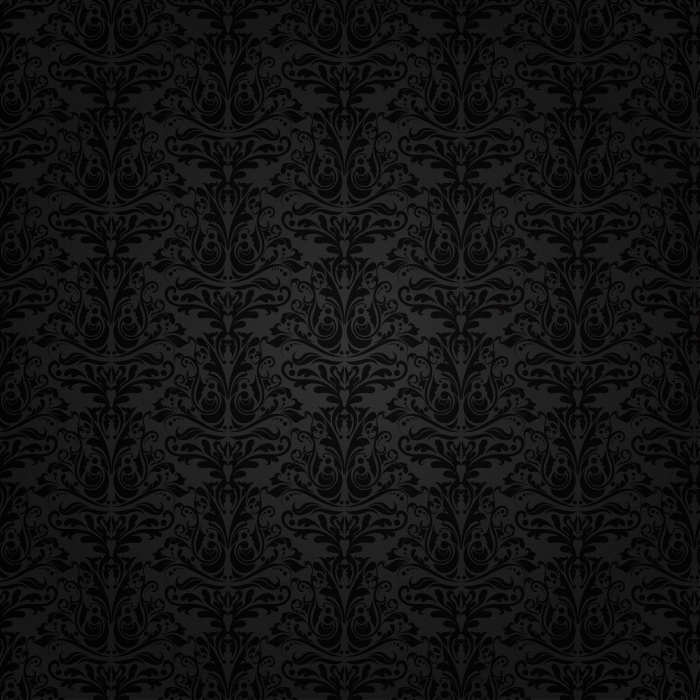
#> input picture กำลังเรียน/3401/code/images_week1/dark2.png, 700 x 700 px, found by its file name
$ jupyter execute enhancement_power_gamma.ipynb
#> lines starting #> are read from the running program, lines starting #| are printed output that depends on the picture
# Image Enhancement: Power-Law (Gamma) Transformation

This notebook introduces **power-law transformation**, commonly called **gamma correction**. It is a point operation used to adjust image brightness in a controlled way.

## Learning Objectives

After completing this notebook, students should be able to:

1. Explain the power-law transformation formula.
2. Describe the effect of different gamma values.
3. Read an image safely with OpenCV.
4. Apply gamma correction using NumPy.
5. Compare vectorized processing, pixel-by-pixel loops, and lookup tables.
6. Save an enhanced image correctly.

## 1. Power-Law Transformation

The power-law transformation is defined as:

$$
s = c r^\gamma
$$

where:

- $r$ is the input pixel intensity.
- $s$ is the output pixel intensity.
- $c$ is a scaling constant.
- $\gamma$ is the gamma value.

For an 8-bit image, pixel values are usually normalized from `[0, 255]` to `[0, 1]`, transformed, and then scaled back to `[0, 255]`:

$$
s = 255 \left(\frac{r}{255}\right)^\gamma
$$

## 2. Effect of Gamma Values

Gamma controls how brightness changes:

1. `gamma < 1` makes the image brighter.
2. `gamma = 1` keeps the image unchanged.
3. `gamma > 1` makes the image darker.

This transformation is useful when an image is too dark, too bright, or needs better visual contrast for observation.

## 3. Import Libraries and Define Helper Functions

OpenCV returns `None` when `cv2.imread()` cannot load an image. This can happen when the file path is wrong or the file does not exist.

Always check the loaded image before using it.

[cell 1]
from pathlib import Path

import cv2
import numpy as np
import matplotlib.pyplot as plt

IMAGE_DIR = Path("images")
OUT_DIR = Path("outs")
OUT_DIR.mkdir(exist_ok=True)


def read_image(fp, flags=cv2.IMREAD_GRAYSCALE):
#> called with flags = 0
    img = cv2.imread(str(fp), flags)
#> img: shape (700, 700); min 2, max 50, mean 17.9
#| type: <class 'numpy.ndarray'>
#| shape: (700, 700)
#| dtype: uint8
#| min, max: 2 50

    if img is None:
        raise FileNotFoundError(f"Image file not found: {fp}")

    return img


def gamma_transform(img, gamma):
#> called with gamma = 0.5
    img_float = img.astype(np.float32) / 255.0
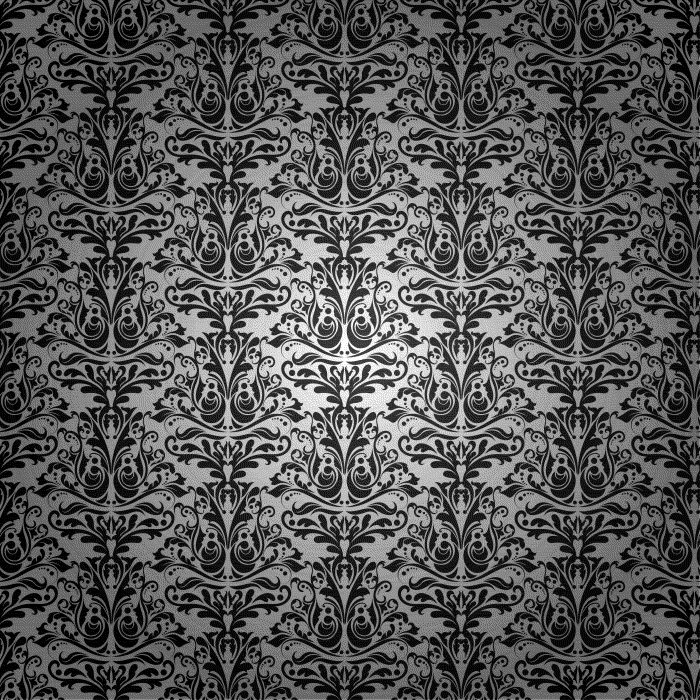
#> img_float: shape (700, 700) float32; min 0.00784, max 0.196, mean 0.0703; drawn with min black and max white
    corrected = 255.0 * (img_float ** gamma)
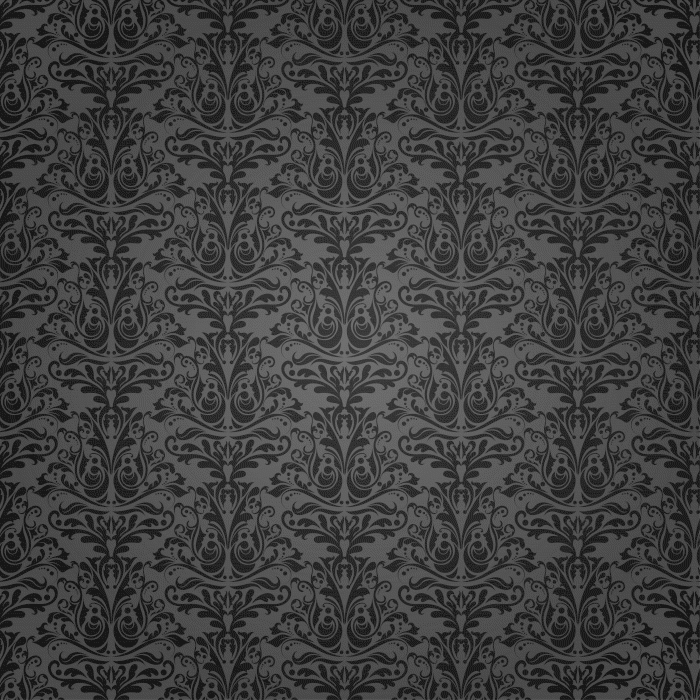
#> corrected: shape (700, 700) float32; min 22.58, max 112.9, mean 63.3
    return np.clip(corrected, 0, 255).astype(np.uint8)
#| original shape: (700, 700)
#| enhanced shape: (700, 700)
#| dtype: uint8


def show_gray_pair(original, transformed, title1="Original", title2="Enhanced"):
#> called with title1 = 'Original', title2 = 'Gamma = 0.5'
    fig, axes = plt.subplots(1, 2, figsize=(8, 4))

    axes[0].imshow(original, cmap="gray", vmin=0, vmax=255)
    axes[0].set_title(title1)
    axes[0].axis("off")

    axes[1].imshow(transformed, cmap="gray", vmin=0, vmax=255)
    axes[1].set_title(title2)
    axes[1].axis("off")

    plt.tight_layout()
    plt.show()
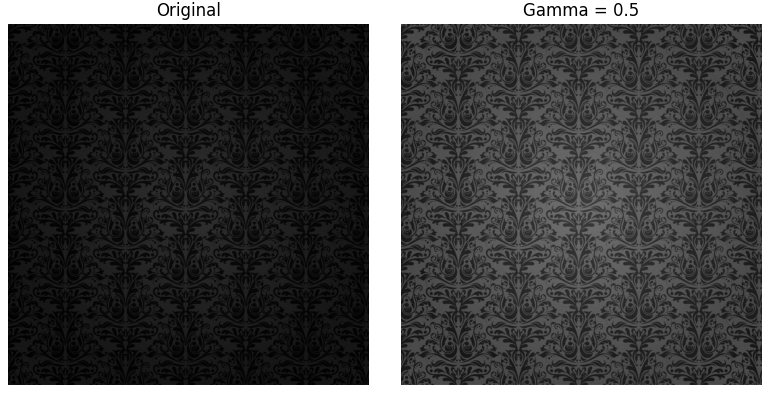
#> figure drawn by matplotlib, 2 panels

## 4. Read a Grayscale Image

The image `dark2.png` is used because gamma correction is easy to observe on a dark image.

[cell 2]
fp = IMAGE_DIR / "dark2.png"
img = read_image(fp, cv2.IMREAD_GRAYSCALE)

print("type:", type(img))
print("shape:", img.shape)
print("dtype:", img.dtype)
print("min, max:", img.min(), img.max())

plt.figure(figsize=(4, 4))
plt.imshow(img, cmap="gray", vmin=0, vmax=255)
plt.title("Original Image")
plt.axis("off")
plt.show()

## 5. Method I: Vectorized NumPy Operation

This is the recommended method for practical use. NumPy applies the formula to every pixel at once, so the code is short and efficient.

In this example, `gamma = 0.5`, so the image becomes brighter.

[cell 3]
gamma = 0.5
gamma_img = gamma_transform(img, gamma)

print("gamma:", gamma)
print("original shape:", img.shape)
print("enhanced shape:", gamma_img.shape)
print("dtype:", gamma_img.dtype)

show_gray_pair(img, gamma_img, title2=f"Gamma = {gamma}")

## 6. Compare Several Gamma Values

The best gamma value depends on the image and the purpose of enhancement. Viewing several values side by side helps students understand the effect of gamma.

[cell 4]
gamma_values = [0.4, 0.7, 1.0, 1.5, 2.2]

fig, axes = plt.subplots(1, len(gamma_values), figsize=(14, 3))

for ax, gamma_value in zip(axes, gamma_values):
    result = gamma_transform(img, gamma_value)
    ax.imshow(result, cmap="gray", vmin=0, vmax=255)
    ax.set_title(f"gamma = {gamma_value}")
    ax.axis("off")
#> this loop made 5 passes
#> pass 1, in gamma_transform (call 2), `corrected = 255.0 * (img_float ** gamma)`:
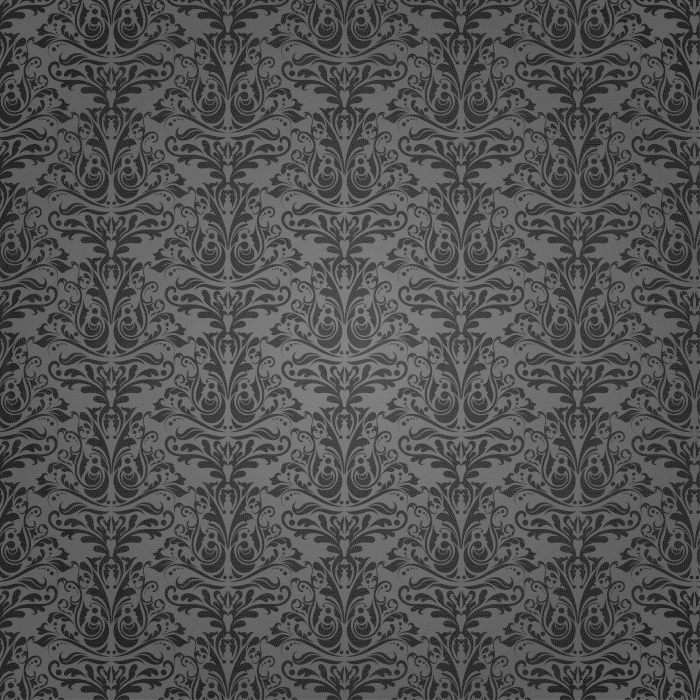
#> corrected: shape (700, 700) float32; min 36.67, max 132.9, mean 82.6
#> pass 2, in gamma_transform (call 3), `corrected = 255.0 * (img_float ** gamma)`:
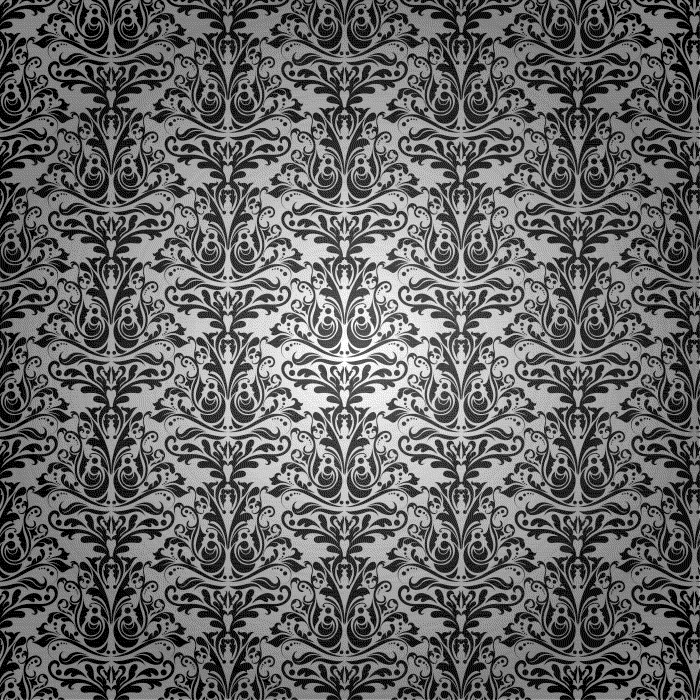
#> corrected: shape (700, 700) float32; min 8.56, max 81.52, mean 37.7; drawn with min black and max white
#> pass 2, `result = gamma_transform(img, gamma_value)`:
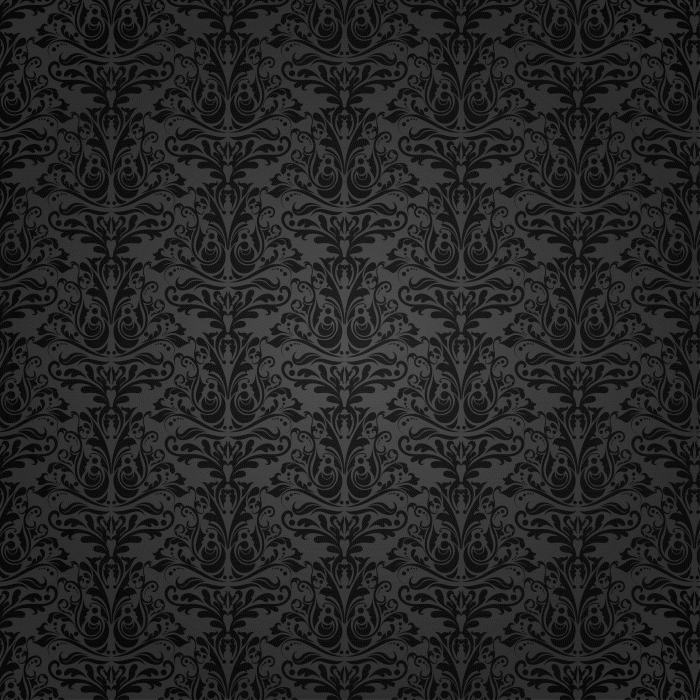
#> result: shape (700, 700); min 8, max 81, mean 37.2

plt.tight_layout()
plt.show()
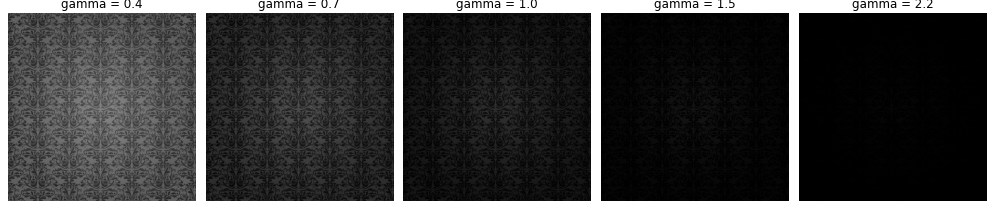
#> figure drawn by matplotlib, 5 panels

## 7. Save the Enhanced Image

`cv2.imwrite()` returns `True` if the image was saved successfully. Checking this value helps detect save errors early.

[cell 5]
out_fp = OUT_DIR / "dark2_gamma_0_5.png"
saved = cv2.imwrite(str(out_fp), gamma_img)

if not saved:
    raise IOError(f"Could not save image: {out_fp}")

print(f"Saved image: {out_fp}")

## 8. Method II: Pixel-by-Pixel Loop

This method is useful for teaching the idea behind the formula. However, it is slower and longer than the vectorized NumPy method.

[cell 6]
gamma_loop = np.zeros_like(img, dtype=np.uint8)
rows, cols = img.shape
#> rows = 700; cols = 700

for y in range(rows):
    for x in range(cols):
        r = img[y, x] / 255.0
        gamma_loop[y, x] = np.clip(255.0 * (r ** gamma), 0, 255)

print("Loop result equals vectorized result:", np.array_equal(gamma_loop, gamma_img))
#| Loop result equals vectorized result: True
show_gray_pair(img, gamma_loop, title2="Gamma from Loop")

## 9. Method III: Lookup Table

A lookup table stores the transformed value for every possible input intensity from `0` to `255`. OpenCV can then apply the table quickly with `cv2.LUT()`.

This method is efficient for 8-bit images because there are only 256 possible input values.

[cell 7]
table = np.array([
    np.clip(255.0 * ((i / 255.0) ** gamma), 0, 255)
    for i in range(256)
], dtype=np.uint8)

gamma_lut = cv2.LUT(img, table)

print("LUT result equals vectorized result:", np.array_equal(gamma_lut, gamma_img))
#| LUT result equals vectorized result: True
show_gray_pair(img, gamma_lut, title2="Gamma from LUT")

## 10. Inspect Pixel Values

The following code prints a few sample pixel values before and after gamma correction. This makes the transformation easier to understand numerically.

[cell 8]
sample_points = [
    (0, 0),
    (img.shape[0] // 2, img.shape[1] // 2),
    (img.shape[0] - 1, img.shape[1] - 1),
]
#> sample_points = [(0, 0), (350, 350), (699, 699)]

for y, x in sample_points:
    original_value = img[y, x]
    enhanced_value = gamma_img[y, x]
    print(f"Position ({y:3d}, {x:3d}) : {original_value:3d} -> {enhanced_value:3d}")
#> this loop made 3 passes
#> (original_value, enhanced_value) on passes 1 to 3: (21, 73), (13, 57), (8, 45)
#| Position (  0,   0) :  21 ->  73
#| Position (350, 350) :  13 ->  57
#| Position (699, 699) :   8 ->  45

## 11. Plot the Transformation Curves

The curve shows how each input intensity is mapped to an output intensity.

- A curve above the diagonal line makes pixels brighter.
- A curve below the diagonal line makes pixels darker.

[cell 9]
x = np.arange(256, dtype=np.float32)

plt.figure(figsize=(6, 4))
for gamma_value in gamma_values:
    y = 255.0 * ((x / 255.0) ** gamma_value)
    plt.plot(x, y, label=f"gamma = {gamma_value}")

plt.plot(x, x, "k--", label="gamma = 1.0")
plt.title("Gamma Transformation Curves")
plt.xlabel("Input intensity")
plt.ylabel("Output intensity")
plt.xlim(0, 255)
plt.ylim(0, 255)
plt.grid(True, alpha=0.3)
plt.legend()
plt.show()
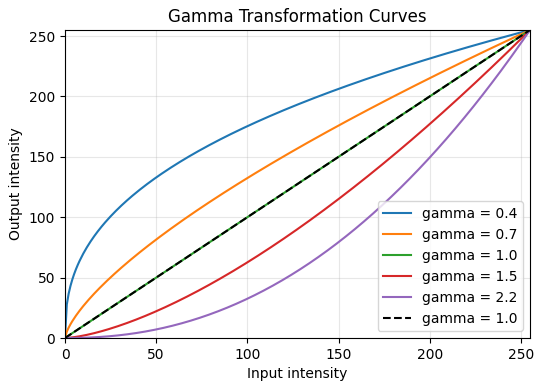
#> figure drawn by matplotlib, 1 panel; curve peaks at x = 255, y = 255; curve peaks at x = 255, y = 255; curve peaks at x = 255, y = 255
